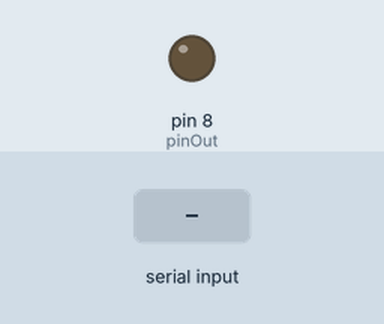
A sketch run on a simulated Arduino Uno, built with avr-gcc and run on an emulated ATmega328P. Parts: output pins drawn as LEDs (lit = HIGH). The inputs (shaded band) are chosen by the test bench. What the sketch prints to the serial monitor is not drawn.

Above: at 0.1 s.
At 2.0 s:
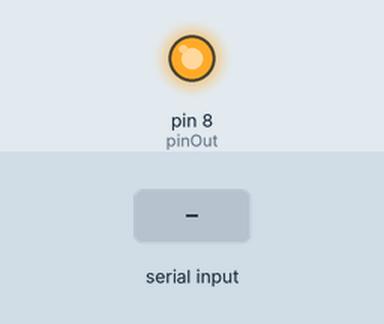
2.1 s: byte 30 received over Serial
Timing chart, 0 to 5.1 s (numbered marks = the images above; inputs shaded):
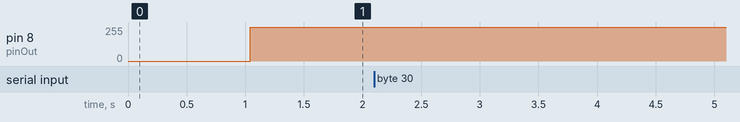

The sketch:

8bit_self_transmission.ino
```cpp
int pinOut = 8;

void setup() {
  Serial.begin(9600, SERIAL_8E1); //initialize serial communication at a 9600 baud rate - 8 bits with even parity
  pinMode(pinOut, OUTPUT);
}

void loop() {
  // put your main code here, to run repeatedly:
  delay(1000);
  if (Serial.available() > 0) {
      Serial.print("buffer size:");
      Serial.println(Serial.available());
      int incomingByte = Serial.read();
      Serial.print("Received: ");
      Serial.println(incomingByte, DEC);
    }

  // https://docs.arduino.cc/learn/communication/uart/

  // Idle
  digitalWrite(pinOut, HIGH);
  delayMicroseconds(200);

  // Start bit
  digitalWrite(pinOut, LOW);
  delayMicroseconds(106);

  // Data (8 bits) - lets say we want to send 1010 1101
  digitalWrite(pinOut, HIGH);
  delayMicroseconds(104);
  digitalWrite(pinOut, LOW);
  delayMicroseconds(104);
  digitalWrite(pinOut, HIGH);
  delayMicroseconds(104);
  digitalWrite(pinOut, HIGH);
  delayMicroseconds(104);
  digitalWrite(pinOut, LOW);
  delayMicroseconds(104);
  digitalWrite(pinOut, HIGH);
  delayMicroseconds(104);
  digitalWrite(pinOut, LOW);
  delayMicroseconds(104);
  digitalWrite(pinOut, HIGH);
  delayMicroseconds(104);

  // Parity Bit - 1 bit for even parity
  digitalWrite(pinOut, HIGH);
  delayMicroseconds(104);

  // Stop bit
  digitalWrite(pinOut, HIGH);
  delayMicroseconds(104);

}
```
